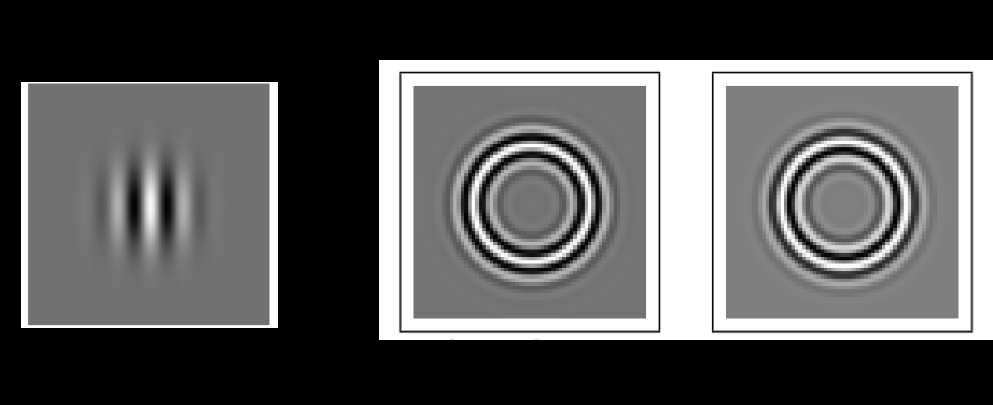
%> input picture assets/gabor_examples.png, 993 x 405 px
$ octave --eval "result = hmfilter(imread('assets/gabor_examples.png'));"   (GNU Octave 9; MATLAB toolbox functions it lacks are replaced by stand-ins)
%> lines starting %> are read from the running program, lines starting %| are printed output that depends on the picture
function [avgfilteredImage filteredImages] = hmfilter(I, sigma)
if nargin < 2
    sigma = 1;
end
filteredImages=zeros(size(I));
for i = 1:size(I,3)
    I_temp = I(:,:,i);
    I_temp = im2double(I_temp);
    I_temp = log(1 + I_temp);
    M = 2*size(I_temp,1);
    N = 2*size(I_temp,2);
    [X, Y] = meshgrid(1:N,1:M);
    centerX = ceil(N/2);
    centerY = ceil(M/2);
    gaussianNumerator = (X - centerX).^2 + (Y - centerY).^2;
    H = exp(-gaussianNumerator./(2*sigma.^2));
    H=1-H;
    H = fftshift(H);
    Ir = padarray(I_temp,[ceil(size(I_temp,1)/2) ceil(size(I_temp,2)/2)],'symmetric');
    If = fft2(Ir, M, N);
    Iout = real(ifft2(H.*If));
    Iout = Iout(ceil(size(I_temp,1)/2)+1:size(Iout,1)-ceil(size(I_temp,1)/2), ...
        ceil(size(I_temp,2)/2)+1:(size(Iout,2)-ceil(size(I_temp,2)/2)));
    filteredImages(:,:,i) = exp(Iout) - 1;
end
%> this loop made 1 pass
%> pass 1, in hmfilter, `I_temp = log(1 + I_temp);`:
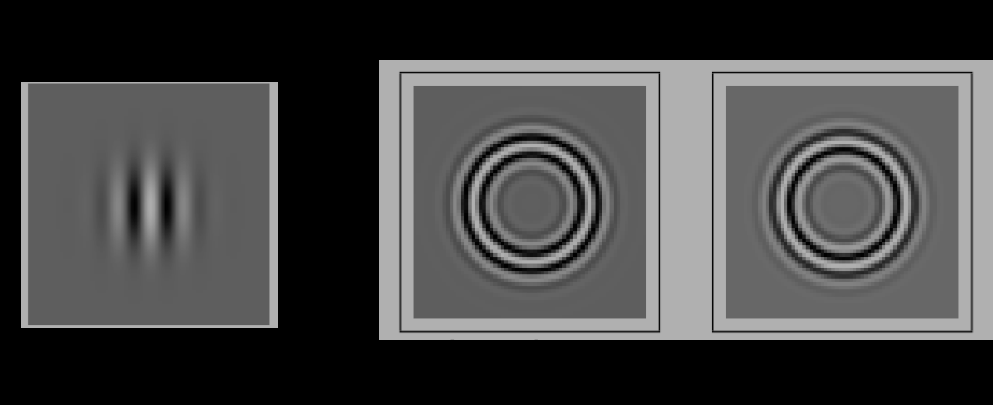
%> I_temp: size 405x993 double; min 0, max 0.693, mean 0.269
%> pass 1, in hmfilter, `Ir = padarray(I_temp,[ceil(size(I_temp,1)/2) ceil(size(I_temp,2)/2)],'..`:
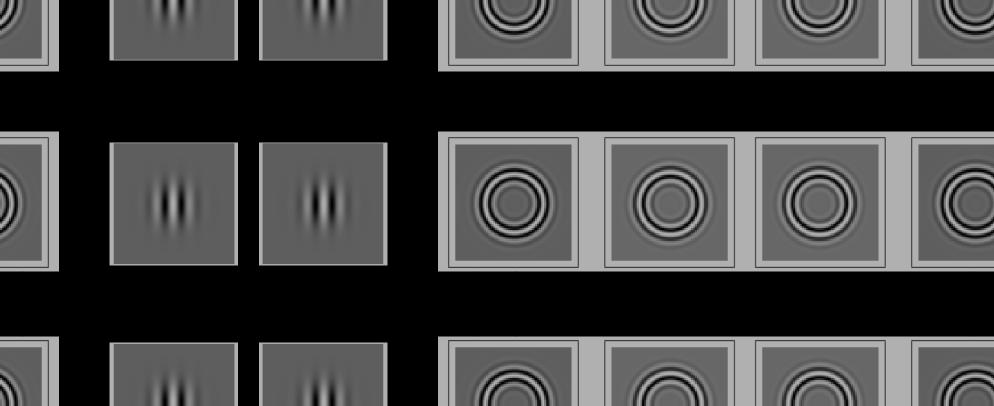
%> Ir: size 811x1987 double (shown at 1/2 size); min 0, max 0.693, mean 0.269
avgfilteredImage = squeeze(mean(filteredImages,3));
%> (the run ends here)

$ run again, on assets/panel1.png
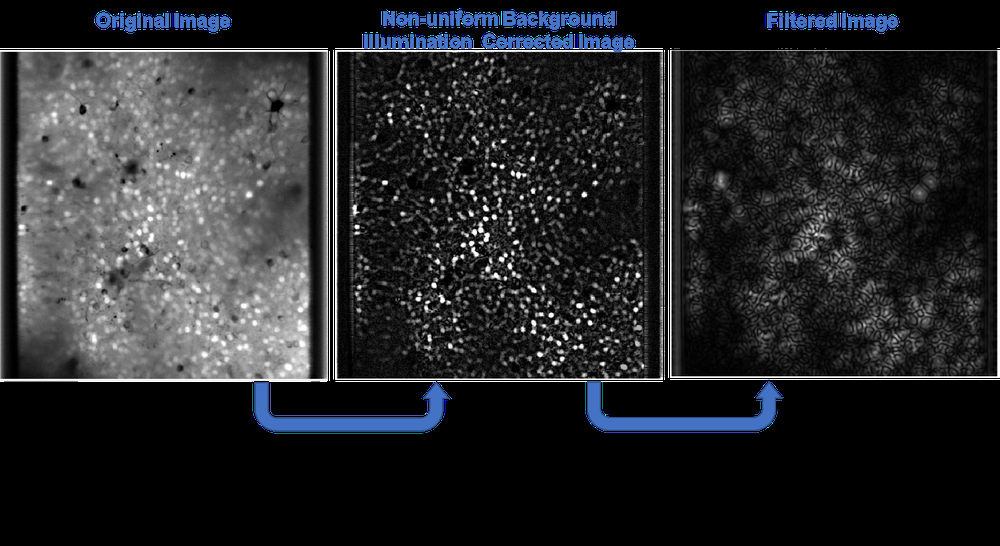
%> input picture assets/panel1.png, 1000 x 546 px, shrunk from 1950 x 1065 before the run
%> the loop in hmfilter, `for i = 1:size(I,3)` made 3 passes
%> pass 1, in hmfilter, `Ir = padarray(I_temp,[ceil(size(I_temp,1)/2) ceil(size(I_temp,2)/2)],'..`:
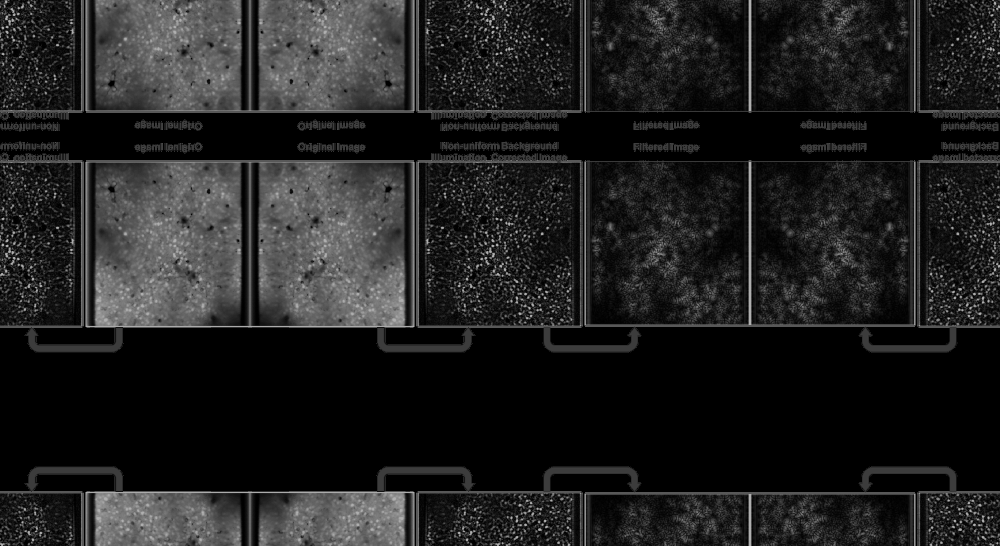
%> Ir: size 1092x2000 double (shown at 1/2 size); min 0, max 0.693, mean 0.129
%> in hmfilter, `avgfilteredImage = squeeze(mean(filteredImages,3));`:
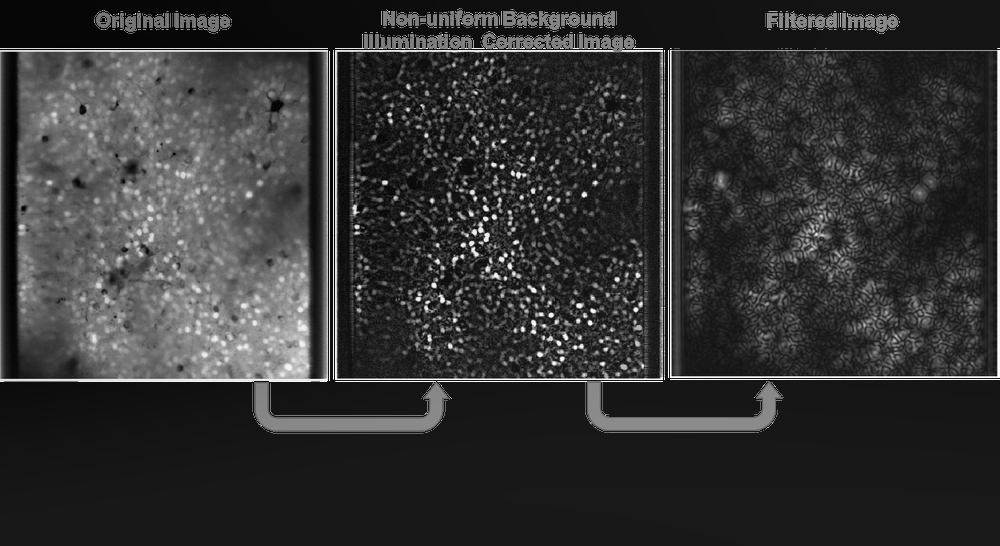
%> avgfilteredImage: size 546x1000 double; min -0.114, max 0.958, mean 0.107; drawn with min black and max white

$ run again, on assets/panel2.png
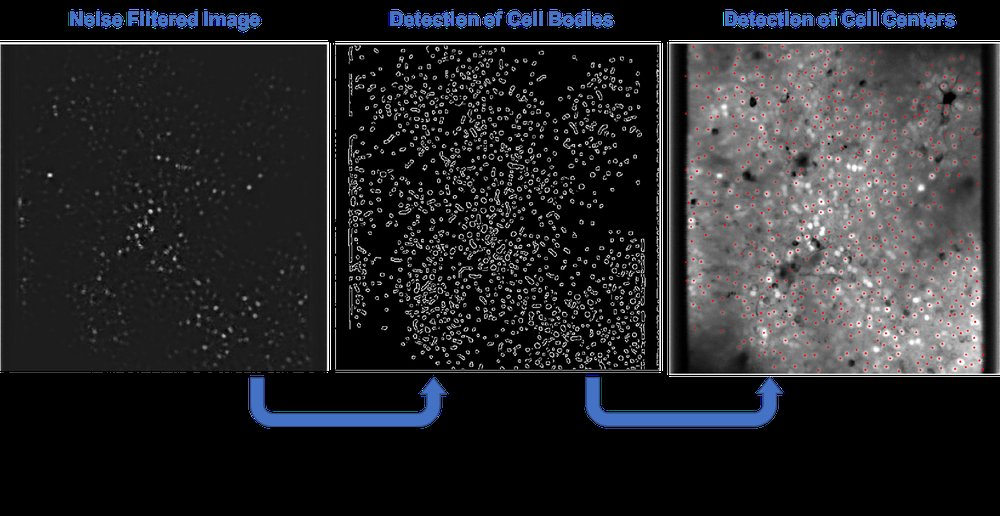
%> input picture assets/panel2.png, 1000 x 516 px, shrunk from 1930 x 996 before the run
%> the loop in hmfilter, `for i = 1:size(I,3)` made 3 passes
%> pass 1, in hmfilter, `Ir = padarray(I_temp,[ceil(size(I_temp,1)/2) ceil(size(I_temp,2)/2)],'..`:
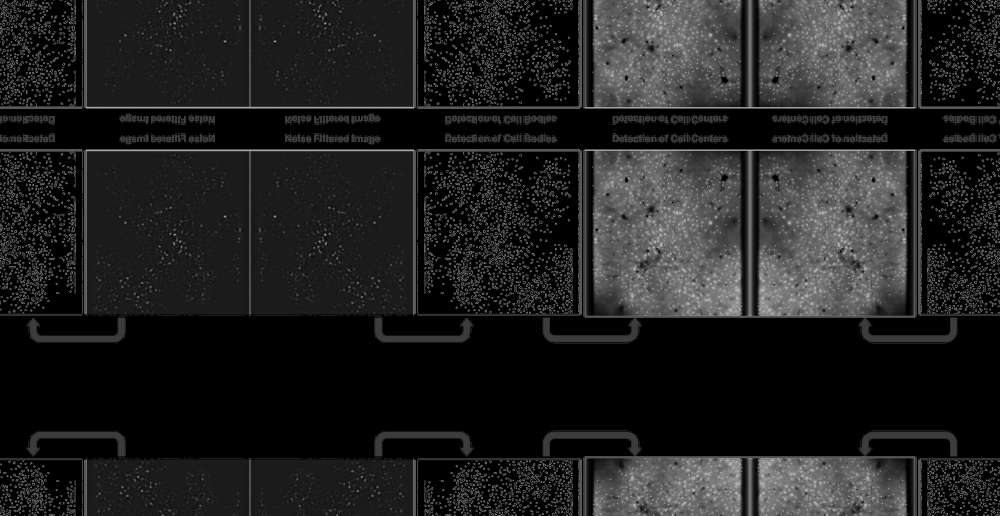
%> Ir: size 1032x2000 double (shown at 1/2 size); min 0, max 0.693, mean 0.13
%> in hmfilter, `avgfilteredImage = squeeze(mean(filteredImages,3));`:
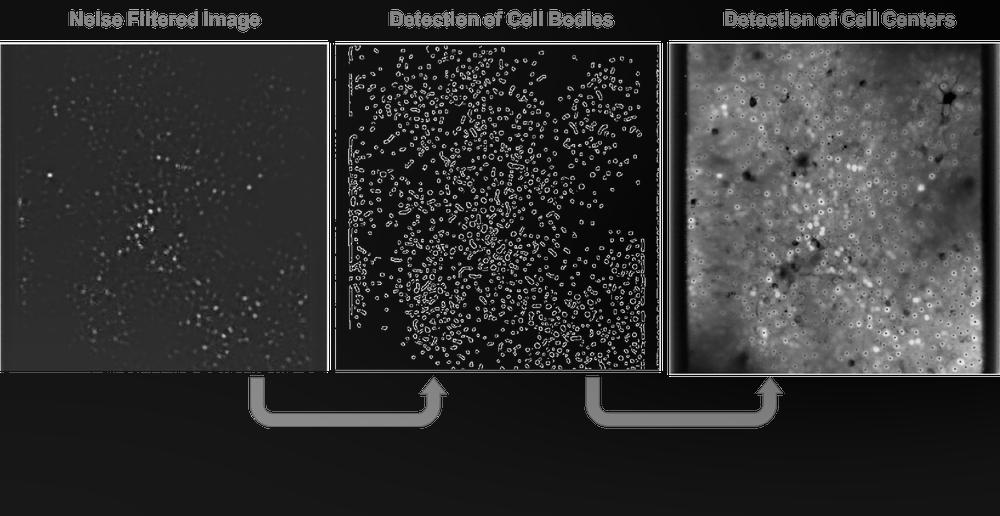
%> avgfilteredImage: size 516x1000 double; min -0.106, max 0.945, mean 0.101; drawn with min black and max white
